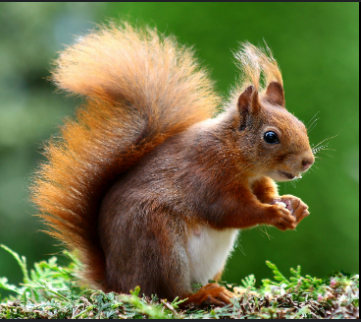
#> input picture Squirrel.png, 361 x 322 px
$ jupyter execute --allow-errors Session2.ipynb
#> lines starting #> are read from the running program, lines starting #| are printed output that depends on the picture
Session2

[cell 1]
import cv2
import matplotlib.pyplot as plt
import numpy as np

def display_img(img):
    new_img=cv2.cvtColor(img,cv2.COLOR_RGB2BGR)
    plt.imshow(new_img)
    plt.show()

Blurring:

1-Average Blurring:

[cell 2]
img=cv2.imread("Squirrel.png")
#> img is the input picture: shape (322, 361, 3); mean B, G, R 66.4, 113.3, 110.3
display_img(img)

kernel_1=np.array([[1,1,1],
                 [1,1,1],
                 [1,1,1]])/9
blur=cv2.filter2D(img,-1,kernel_1) #-1 will give the output image depth as same as the input image
display_img(blur)

kernel_2=np.array([[1,1,1,1,1],
                     [1,1,1,1,1],
                     [1,1,1,1,1],
                     [1,1,1,1,1],
                     [1,1,1,1,1]])/25

blur_2=cv2.filter2D(img,-1,kernel_2)
display_img(blur_2)

[cell 3]
img=cv2.imread("Squirrel.png")
display_img(img)

avg_blur=cv2.blur(img,(5,5))
display_img(avg_blur)

2-Gaussian Blur:

[cell 4]
img=cv2.imread("Squirrel.png")
display_img(img)

sigma=1
Gauss_blur=cv2.GaussianBlur(img,(5,5),sigma)
display_img(Gauss_blur)

sigma=5
Gauss2_blur=cv2.GaussianBlur(img,(5,5),sigma)
display_img(Gauss2_blur)

3-Median Blur:

[cell 5]
img=cv2.imread("SolarSystem.png")
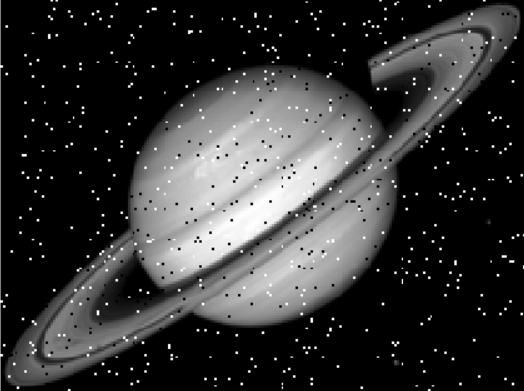
#> input picture SolarSystem.png, 524 x 391 px
#> img is the input picture: shape (391, 524, 3); min 0, max 255, mean 53.4
display_img(img)
Med_blur=cv2.medianBlur(img,9)
display_img(Med_blur)

Sum Up:

[cell 6]
img=cv2.imread("SolarSystem.png")
img=cv2.cvtColor(img,cv2.COLOR_BGR2RGB)
plt.subplot(221)
plt.imshow(img,cmap="gray")
plt.title('Original')
plt.axis('off')

avg_blur=cv2.blur(img,(5,5))
plt.subplot(222)
plt.imshow(avg_blur,cmap="gray")
plt.title('Average Blur')
plt.axis('off')


Gauss_blur=cv2.GaussianBlur(img,(5,5),100)
#> Gauss_blur: shape (391, 524, 3)
plt.subplot(223)
plt.imshow(Gauss_blur,cmap="gray")
plt.title('Gaussian Blur')
plt.axis('off')

Median_blur=cv2.medianBlur(img,5)
plt.subplot(224)
plt.imshow(Median_blur,cmap="gray")
plt.title('Median Blur')
plt.axis('off')


plt.show()

Sharpening:

[cell 7]
img=cv2.imread("Squirrel.png")
img=cv2.cvtColor(img,cv2.COLOR_BGR2RGB)

plt.subplot(221)
plt.imshow(img,cmap="gray")
plt.title('Original')
plt.axis('off')

blur=cv2.GaussianBlur(img,(13,13),100)
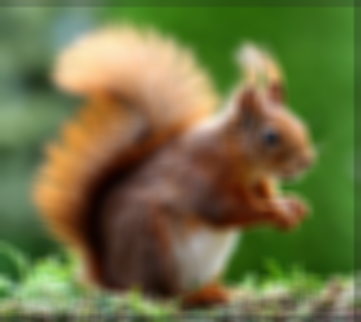
#> blur: shape (322, 361, 3); mean R, G, B 110.5, 113.6, 66.5
plt.subplot(222)
plt.imshow(blur,cmap="gray")
plt.title('Blurred')
plt.axis('off')

edges=cv2.subtract(img,blur)
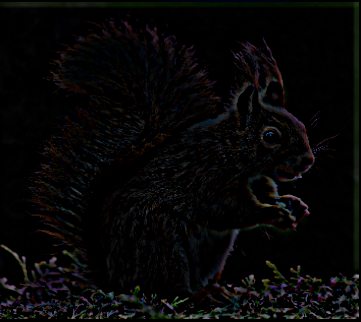
#> edges: shape (322, 361, 3); mean R, G, B 6.8, 6.3, 6.2

plt.subplot(223)
plt.imshow(edges,cmap="gray")
plt.title('Edges')
plt.axis('off')

sharpen_factor=3
sharpened=cv2.add(img,edges*sharpen_factor)
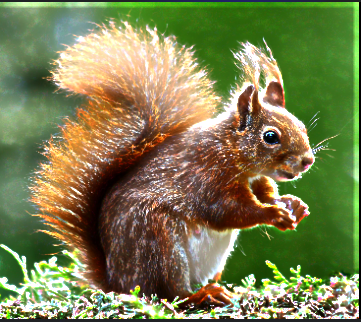
#> sharpened: shape (322, 361, 3); mean R, G, B 122.9, 126.2, 80
plt.subplot(224)
plt.imshow(sharpened,cmap="gray")
plt.title('Sharpened')
plt.axis('off')

plt.show()

[cell 8]
img=cv2.imread("Squirrel.png")
display_img(img)

kernel=np.array([[-1,-1,-1],
                 [-1,9,-1],
                 [-1,-1,-1]])
sharpened_img=cv2.filter2D(img,-1,kernel)
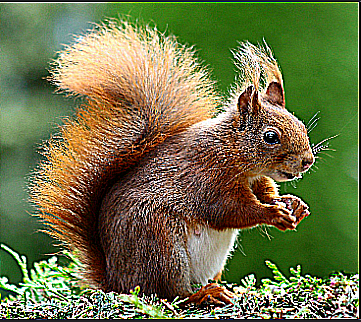
#> sharpened_img: shape (322, 361, 3); mean B, G, R 71, 113.5, 109.2
display_img(sharpened_img)

Edge Detection:

1-Sobel Filter:

[cell 9]
img=cv2.imread("Sudoku.png")
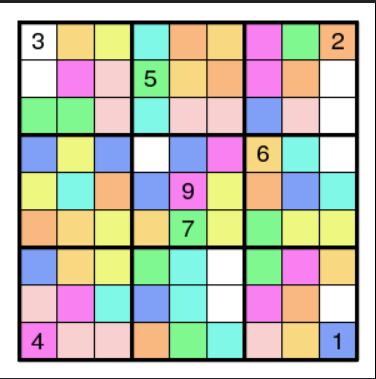
#> input picture Sudoku.png, 376 x 379 px
#> img is the input picture: shape (379, 376, 3); mean B, G, R 176.9, 191.1, 189.1
display_img(img)

gray=cv2.cvtColor(img,cv2.COLOR_BGR2GRAY)
Gauss_Blur=cv2.GaussianBlur(gray,(3,3),100)
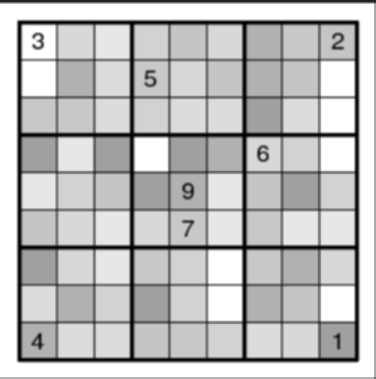
#> Gauss_Blur: shape (379, 376); min 0, max 255, mean 189.3

#Sobel kernel in x-direction
kernel_x=np.array([[-1,0,1],
                   [-2,0,2],
                   [-1,0,1]])
sobel_X=cv2.filter2D(Gauss_Blur,-1,kernel_x)
display_img(sobel_X)

#Sobel kernel in y-direction
kernel_y=np.array([[-1,-2,-1],
                   [0,0,0],
                   [1,2,1]])

sobel_Y=cv2.filter2D(blur,-1,kernel_y)
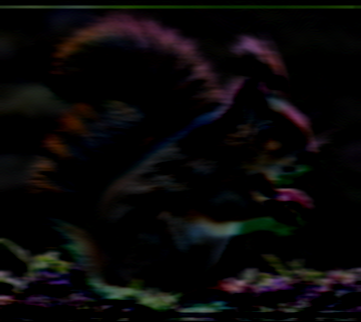
#> sobel_Y: shape (322, 361, 3); mean R, G, B 9.2, 8, 8.2
display_img(sobel_Y)

#Magnitude
#> (the rest of this cell did not finish here and is left out)

[cell 10]
img=cv2.imread("Sudoku.png")
display_img(img)

gray = cv2.cvtColor(img, cv2.COLOR_BGR2GRAY)
display_img(gray)

blur=cv2.GaussianBlur(gray,(3,3),100)
Sobel_X=cv2.Sobel(blur,-1,1,0)
Sobel_Y=cv2.Sobel(blur,-1,0,1)
Sobel_or=cv2.bitwise_or(Sobel_X,Sobel_Y)
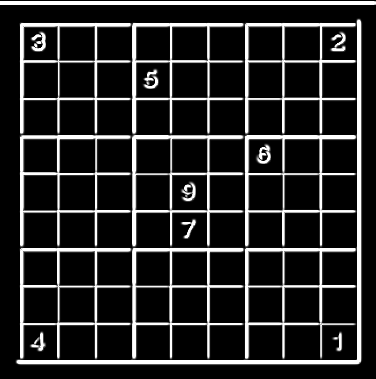
#> Sobel_or: shape (379, 376); min 0, max 255, mean 39.4

display_img(Sobel_X)
display_img(Sobel_Y)
display_img(Sobel_or)

Canny Filter:

[cell 11]
img=cv2.imread("Sudoku.png")
display_img(img)
gray=cv2.cvtColor(img,cv2.COLOR_BGR2GRAY)
blur=cv2.GaussianBlur(gray,(3,3),100)
display_img(blur)

canny=cv2.Canny(blur,22,80)
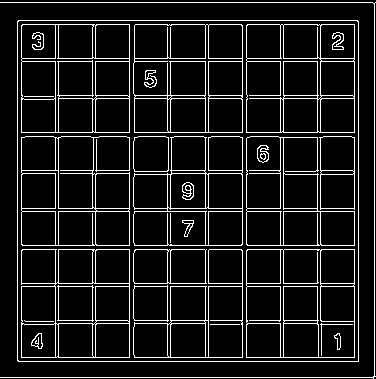
#> canny: shape (379, 376); 10.1% white in thin lines or dots
display_img(canny)
#> in display_img (call 23), `new_img=cv2.cvtColor(img,cv2.COLOR_RGB2BGR)`: new_img: shape (379, 376, 3); 10.1% white in thin lines or dots

To Sum Up:

[cell 12]
img=cv2.imread("Sudoku.png")
plt.subplot(221)
plt.imshow(img,cmap="gray")
plt.title("Original")
plt.axis("off")

gray=cv2.cvtColor(img,cv2.COLOR_BGR2GRAY)
blur=cv2.GaussianBlur(gray,(3,3),100)
plt.subplot(222)
plt.imshow(blur,cmap="gray")
plt.title("Blurred")
plt.axis("off")

Sobel_X=cv2.Sobel(blur,-1,1,0)
Sobel_Y=cv2.Sobel(blur,-1,0,1)
Sobel_or=cv2.bitwise_or(Sobel_X,Sobel_Y)
plt.subplot(223)
plt.imshow(Sobel_or,cmap="gray")
plt.title("Sobel")
plt.axis("off")

canny=cv2.Canny(blur,22,80)
plt.subplot(224)
plt.imshow(canny,cmap="gray")
plt.title("Canny")
plt.axis("off")

plt.show()
#> figure, not shown here; B, G, R data is drawn as R, G, B
